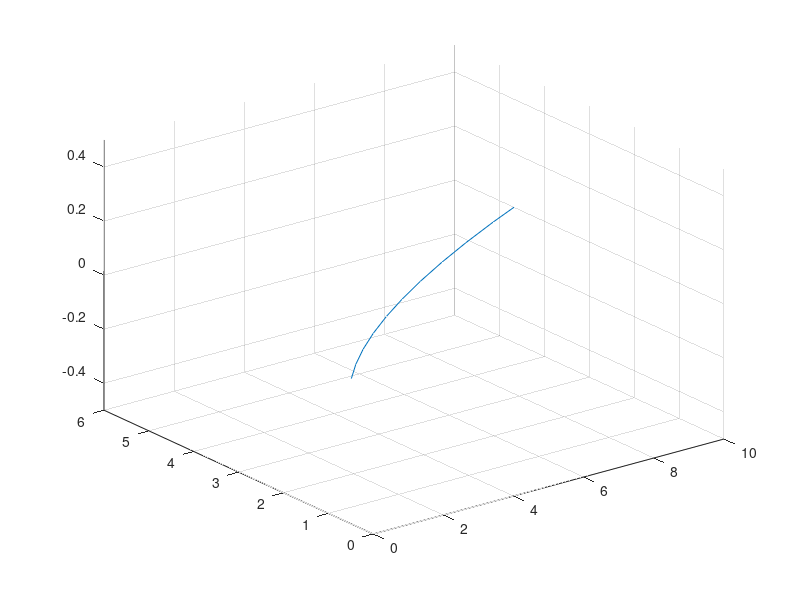

Here is the MATLAB script that generated this plot:
% script to plot the proposed trajectory
%
clc; clearvars; close all;
traj = [1 3 0.4; 0 2 0.8; 0 0 0];
x = []; y = []; z = [];
 for t = 0:0.2:2
    traj_xyz = traj*[t^2; t; 1];
    x = [x; traj_xyz(1)]
    y = [y; traj_xyz(2)]
    z = [z; traj_xyz(3)]
 end
figure
plot3(x,y,z)
grid on
axis([0 10 0 6 -0.5 0.5])
